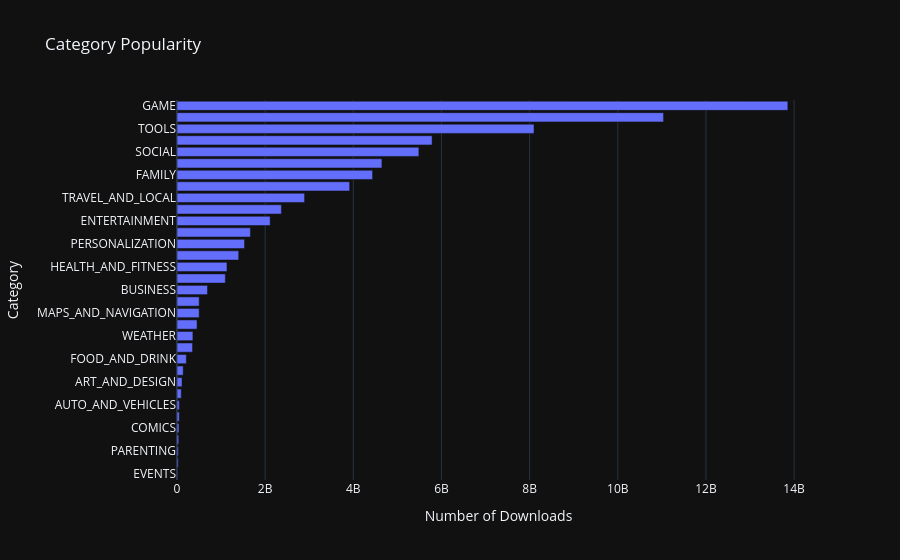

The notebook cell this image was saved under:
### Code cell
h_bar = px.bar(y = category_installs.index, x = category_installs.Installs, orientation = 'h', title = 'Category Popularity')
h_bar.update_layout(xaxis_title = 'Number of Downloads', yaxis_title = 'Category')
h_bar.show()

### Figure 1 — Plotly figure (JSON) as saved in the notebook; plotly's stock layout.template omitted (floating-point values rounded to 4 significant figures)
{"data": [{"hovertemplate": "x=%{x}<br>y=%{y}<extra></extra>", "legendgroup": "", "marker": {"color": "#636efa", "pattern": {"shape": ""}}, "name": "", "orientation": "h", "showlegend": false, "textposition": "auto", "x": [15950000.0, 26920000.0, 31120000.0, 39160000.0, 44930000.0, 52080000.0, 53130000.0, 97080000.0, 114200000.0, 140900000.0, 211700000.0, 352900000.0, 361100000.0, 455300000.0, 503300000.0, 503700000.0, 692000000.0, 1096000000.0, 1134000000.0, 1400000000.0, 1532000000.0, 1666000000.0, 2114000000.0, 2369000000.0, 2895000000.0, 3917000000.0, 4438000000.0, 4649000000.0, 5488000000.0, 5788000000.0, 8100000000.0, 11040000000.0, 13860000000.0], "xaxis": "x", "y": ["EVENTS", "BEAUTY", "PARENTING", "MEDICAL", "COMICS", "LIBRARIES_AND_DEMO", "AUTO_AND_VEHICLES", "HOUSE_AND_HOME", "ART_AND_DESIGN", "DATING", "FOOD_AND_DRINK", "EDUCATION", "WEATHER", "FINANCE", "MAPS_AND_NAVIGATION", "LIFESTYLE", "BUSINESS", "SPORTS", "HEALTH_AND_FITNESS", "SHOPPING", "PERSONALIZATION", "BOOKS_AND_REFERENCE", "ENTERTAINMENT", "NEWS_AND_MAGAZINES", "TRAVEL_AND_LOCAL", "VIDEO_PLAYERS", "FAMILY", "PHOTOGRAPHY", "SOCIAL", "PRODUCTIVITY", "TOOLS", "COMMUNICATION", "GAME"], "yaxis": "y", "type": "bar"}], "layout": {"xaxis": {"anchor": "y", "domain": [0.0, 1.0], "title": {"text": "Number of Downloads"}}, "yaxis": {"anchor": "x", "domain": [0.0, 1.0], "title": {"text": "Category"}}, "legend": {"tracegroupgap": 0}, "title": {"text": "Category Popularity"}, "barmode": "relative"}}
